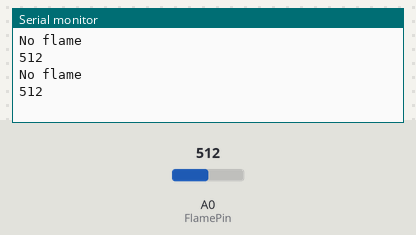
The sketch below on a simulated Arduino Uno, built with avr-gcc and run on an emulated ATmega328P. Parts: the last lines printed to the serial monitor. The test bench sets the inputs (shaded band); at power-on: A0 (FlamePin) = 512.

Above: at 1.3 s.
1.4 s: A0 (FlamePin) set to 5
At 2.31 s:
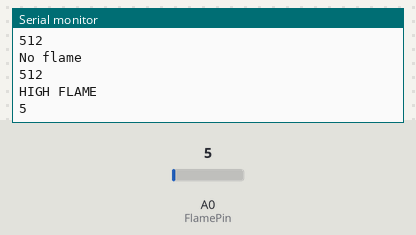
4.0 s: A0 (FlamePin) set to 0
At 4.31 s:
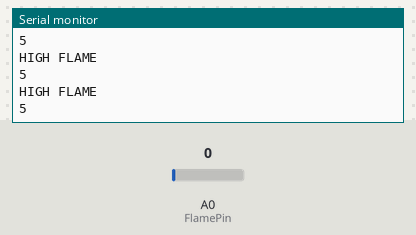
Timing chart, 0 to 7.0 s (numbered marks = the images above; inputs shaded):
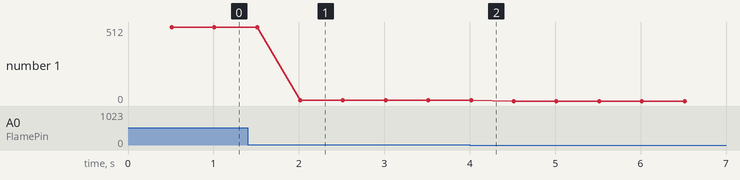

Measured:
- after the input at 1.4 s, the serial monitor: prints a new line after 0.60 s (image 1)
- plotted number 1: 512 → 5 after the input at 1.4 s, 5 → 0 after the input at 4.0 s

The sketch:

sketch_jun23b.ino
```cpp
int FlamePin = 0;  // This is for input pin
int Flame = 0;

void setup() {
  pinMode(A0, INPUT);
  Serial.begin(9600);

}

void loop() {
  Flame = analogRead(FlamePin);
  delay(500);
  if (Flame < 15)
  {
    Serial.println("HIGH FLAME");
    Serial.println(Flame);
  }
  else
  {
    Serial.println("No flame");
    Serial.println(Flame);
  }
}
```
